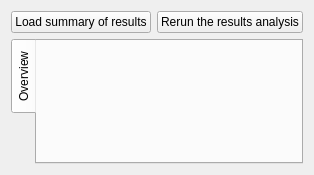
          <widget class="QWidget" name="Result_Summary">
           <attribute name="title">
            <string>Result Summary</string>
           </attribute>
           <layout class="QVBoxLayout" name="verticalLayout_20">
            <item>
             <layout class="QVBoxLayout" name="verticalLayout_19">
              <item>
               <layout class="QHBoxLayout" name="horizontalLayout_9">
                <item>
                 <widget class="QPushButton" name="pushButton">
                  <property name="text">
                   <string>Load summary of results</string>
                  </property>
                 </widget>
                </item>
                <item>
                 <widget class="QPushButton" name="pushButton_2">
                  <property name="text">
                   <string>Rerun the results analysis</string>
                  </property>
                 </widget>
                </item>
               </layout>
              </item>
             </layout>
            </item>
            <item>
             <widget class="QTabWidget" name="tabWidget">
              <property name="tabPosition">
               <enum>QTabWidget::TabPosition::West</enum>
              </property>
              <property name="tabShape">
               <enum>QTabWidget::TabShape::Rounded</enum>
              </property>
              <property name="currentIndex">
               <number>0</number>
              </property>
              <property name="movable">
               <bool>true</bool>
              </property>
              <property name="tabBarAutoHide">
               <bool>false</bool>
              </property>
              <widget class="QWidget" name="tab_3">
               <attribute name="title">
                <string>Overview</string>
               </attribute>
              </widget>
             </widget>
            </item>
           </layout>
          </widget>
